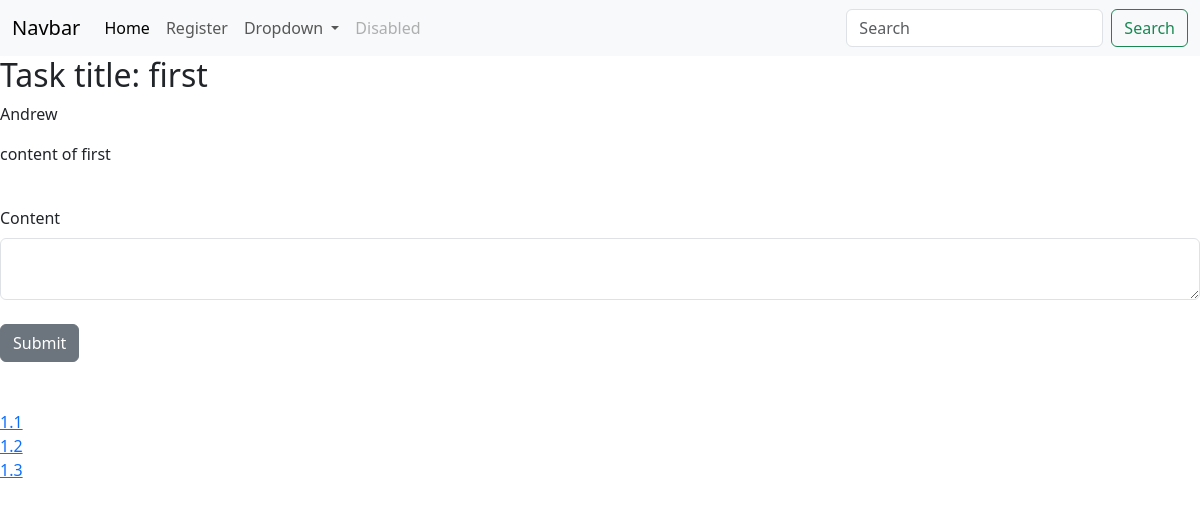
The page /group_task/1 (signed in) on the database its author committed.
### app/models/models.py (models this page shows, shortened)
class GroupTasks(db.Model): # TODO reference other users, and each user can see their tasks
    id = db.Column(db.Integer, primary_key=True)
    poster_id = db.Column(db.Integer, db.ForeignKey('users.id'))
    title = db.Column(db.String(55))
    content = db.Column(db.Text)
    due_date = db.Column(db.DateTime, default=datetime.utcnow)
    date_posted = db.Column(db.DateTime, default=datetime.utcnow)
    status = db.Column(db.Integer, default = 0)
    tally = db.Column(db.Integer, default = 0)

class Users(db.Model, UserMixin):
    id = db.Column(db.Integer, primary_key=True)
    key = db.Column(db.String(20), nullable=False)
    username = db.Column(db.String(20), nullable=False, unique=True)
    name = db.Column(db.String(40), nullable=False)
    date_added = db.Column(db.DateTime, default=datetime.utcnow)
    password_hash = db.Column(db.String(128))
    @property
    def password(self):
        raise AttributeError('password is not a readable attribute!')

class GroupTasksComments(db.Model):
    id = db.Column(db.Integer, primary_key=True, autoincrement=True)
    task_id = db.Column(db.Integer, db.ForeignKey('group_tasks.id'))
    parent_id = db.Column(db.Integer, db.ForeignKey('group_tasks_comments.id'), nullable=True, default = 0) # null by default
    poster_id = db.Column(db.Integer, db.ForeignKey('users.id'))
    content = db.Column(db.String(1000), nullable=False)
    date_posted = db.Column(db.DateTime, default=datetime.utcnow)
    last_updated = db.Column(db.DateTime, default=datetime.utcnow)
    tally = db.Column(db.Integer, default = 0)

### app/dash/routes.py (the view)
@dash_bp.route("/group_task/<int:id>", methods=['GET', 'POST'])
@login_required
def group_task(id):
    comment_form = GroupTaskCommentForm()
    if comment_form.validate_on_submit():
        return paul.post_task_comment_and_redirect(comment_form, id)
    comments = paul.get_task_comments(id)
    task = paul.get_task(id)
    name = paul.get_poster_name(task.poster_id)
    comment_form.content.data = '' # not entirely neccessary, paul handles this
    return render_template("group_task.html", id=id, comments = comments, task = task, name=name, comment_form=comment_form)

### app/forms.py
class GroupTaskCommentForm(FlaskForm):
    content = CKEditorField('Content', validators=[DataRequired()])
    submit = SubmitField("Submit")

class SearchForm(FlaskForm):
    searched = StringField("Searched", validators=[DataRequired()])
    submit = SubmitField("Submit")

### app/DataInterface/group.py (called while the page is built)
    def get_task_comments(self, id):
        task = GroupTasks.query.get_or_404(id)
        comments = []
        get_comments = GroupTasksComments.query.filter_by(parent_id=0, task_id = id)
        for i in get_comments:
            comments.append(i)
        return comments

    def get_poster_name(self, poster_id ):
        return Users.query.filter_by(id = poster_id).first().name

    def get_task(self, id):
        return GroupTasks.query.get_or_404(id)

### app/__init__.py (called while the page is built)
def create_app():
    app = Flask(__name__)
    app.config.from_object(Config)
    app.config['SECRET_KEY'] = "abcd"
    app.config['SESSION_TYPE'] = 'memcached'
    login_manager = LoginManager()
    login_manager.init_app(app)
    login_manager.login_view = 'login'
    @login_manager.user_loader
    def load_user(user_id):
        return Users.query.get(int(user_id))
    @login_manager.user_loader
    def get_user(ident):
        return Users.query.get(int(ident))
    from .auth.routes import auth_bp
    app.register_blueprint(auth_bp)
    from .dash.routes import dash_bp
    app.register_blueprint(dash_bp)
    from .search.routes import search_bp
    app.register_blueprint(search_bp)
    db.init_app(app)
    with app.app_context():
        db.create_all()
    app.register_error_handler(403, forbidden)
    return app

### run.py (called while the page is built)
@app.context_processor
def base():
    form = SearchForm()
    return dict(form=form)

### app/templates/group_task.html (shortened to what this page needs)
{% extends 'base.html' %}
{% block content %}
<h2> Task title: {{ task.title }}</h2>
<p>{{ name }}</p>
<p style="max-width: 800px; word-wrap: break-word; width: 800px;">{{ task.content }}</p>
<form method="POST">
    <br/>
    {{ comment_form.content.label(class="form-label") }}
    {{ comment_form.content(class="form-control") }}
    <br/>
    {{ comment_form.submit(class="btn btn-secondary") }}
</form>
<br><br>
{%for u in comments%}
<tbody style="margin-left: 50px;">
  <tr>
    <td colspan="2" style="max-width: 500px;"> <a href="{{url_for('dash_bp.comment', id=u.id)}}">{{u.content}}</a></td>
    <br>
</tr>
</tbody>
{%endfor%}
{%endblock%}

### app/templates/base.html (shortened to what this page needs)
<!doctype html>
<html lang="en">
    <head>
        <link href="https://cdn.jsdelivr.net/npm/bootstrap@5.3.2/dist/css/bootstrap.min.css" rel="stylesheet">
        <link href="{{url_for('static', filename='css/styles.css')}}" rel="stylesheet">
      </head>
<body>
    {%include 'navbar.html'%}
    {%block content%}
    {%endblock%}
</body>
</html>

### app/templates/navbar.html (shortened to what this page needs)
<nav class="navbar navbar-expand-lg bg-light">
    <div class="container-fluid">
      <a class="navbar-brand" href="#">Navbar</a>
      <div class="collapse navbar-collapse" id="navbarSupportedContent">
        <ul class="navbar-nav me-auto mb-2 mb-lg-0">
          <li class="nav-item">
            <a class="nav-link active" aria-current="page" href="{{ url_for('dash_bp.index') }}">Home</a>
          </li>
          <li class="nav-item">
            <a class="nav-link" href="{{ url_for('auth_bp.new_user') }}">Register</a>
          </li>
          <li class="nav-item dropdown">
            <a class="nav-link dropdown-toggle" href="#" role="button" data-bs-toggle="dropdown" aria-expanded="false">
              Dropdown
            </a>
          </li>
          <li class="nav-item">
            <a class="nav-link disabled">Disabled</a>
          </li>
        </ul>
        <form method="POST" action="{{url_for('search_bp.search') }}" class="d-flex">
          <input class="form-control me-2" type="search" placeholder="Search" aria-label="Search" name="searched">
          <button class="btn btn-outline-success" type="submit">Search</button>
        </form>
      </div>
    </div>
  </nav>

### rows shown on the page
GroupTasks: title "first", content "content of first"
Users: name "Andrew"
GroupTasksComments: content "1.1"
GroupTasksComments: content "1.2"
GroupTasksComments: content "1.3"

### other values the page prints
{{ comment_form.content.label(class="form-label") }} "Content"
